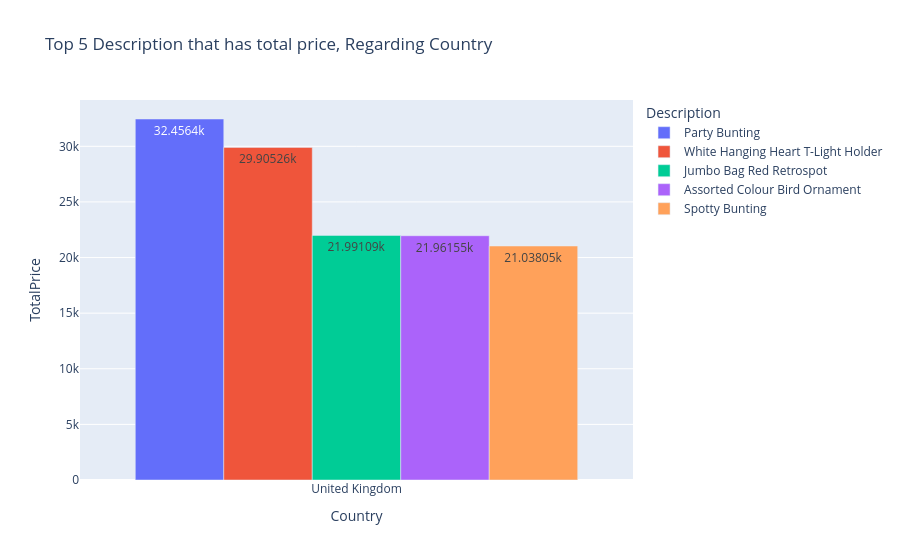

Notebook code cell kept with this figure:
### Code cell
df_grouped = df.groupby(['Country' , 'Description'])['TotalPrice'].sum().sort_values(ascending= False).head(5).reset_index()

px.bar(
    data_frame= df_grouped,
    x= 'Country',
    y= 'TotalPrice',
    color= 'Description',
    title= 'Top 5 Description that has total price, Regarding Country',
    barmode='group',
    text_auto=True
)

### Figure 1 — Plotly figure (JSON) as saved in the notebook; plotly's stock layout.template omitted (floating-point values rounded to 4 significant figures)
{"data": [{"alignmentgroup": "True", "hovertemplate": "Description=Party Bunting<br>Country=%{x}<br>TotalPrice=%{y}<extra></extra>", "legendgroup": "Party Bunting", "marker": {"color": "#636efa", "pattern": {"shape": ""}}, "name": "Party Bunting", "offsetgroup": "Party Bunting", "orientation": "v", "showlegend": true, "textposition": "auto", "texttemplate": "%{y}", "type": "bar", "x": ["United Kingdom"], "xaxis": "x", "y": [32460.0], "yaxis": "y"}, {"alignmentgroup": "True", "hovertemplate": "Description=White Hanging Heart T-Light Holder<br>Country=%{x}<br>TotalPrice=%{y}<extra></extra>", "legendgroup": "White Hanging Heart T-Light Holder", "marker": {"color": "#EF553B", "pattern": {"shape": ""}}, "name": "White Hanging Heart T-Light Holder", "offsetgroup": "White Hanging Heart T-Light Holder", "orientation": "v", "showlegend": true, "textposition": "auto", "texttemplate": "%{y}", "type": "bar", "x": ["United Kingdom"], "xaxis": "x", "y": [29910.0], "yaxis": "y"}, {"alignmentgroup": "True", "hovertemplate": "Description=Jumbo Bag Red Retrospot<br>Country=%{x}<br>TotalPrice=%{y}<extra></extra>", "legendgroup": "Jumbo Bag Red Retrospot", "marker": {"color": "#00cc96", "pattern": {"shape": ""}}, "name": "Jumbo Bag Red Retrospot", "offsetgroup": "Jumbo Bag Red Retrospot", "orientation": "v", "showlegend": true, "textposition": "auto", "texttemplate": "%{y}", "type": "bar", "x": ["United Kingdom"], "xaxis": "x", "y": [21990.0], "yaxis": "y"}, {"alignmentgroup": "True", "hovertemplate": "Description=Assorted Colour Bird Ornament<br>Country=%{x}<br>TotalPrice=%{y}<extra></extra>", "legendgroup": "Assorted Colour Bird Ornament", "marker": {"color": "#ab63fa", "pattern": {"shape": ""}}, "name": "Assorted Colour Bird Ornament", "offsetgroup": "Assorted Colour Bird Ornament", "orientation": "v", "showlegend": true, "textposition": "auto", "texttemplate": "%{y}", "type": "bar", "x": ["United Kingdom"], "xaxis": "x", "y": [21960.0], "yaxis": "y"}, {"alignmentgroup": "True", "hovertemplate": "Description=Spotty Bunting<br>Country=%{x}<br>TotalPrice=%{y}<extra></extra>", "legendgroup": "Spotty Bunting", "marker": {"color": "#FFA15A", "pattern": {"shape": ""}}, "name": "Spotty Bunting", "offsetgroup": "Spotty Bunting", "orientation": "v", "showlegend": true, "textposition": "auto", "texttemplate": "%{y}", "type": "bar", "x": ["United Kingdom"], "xaxis": "x", "y": [21040.0], "yaxis": "y"}], "layout": {"barmode": "group", "legend": {"title": {"text": "Description"}, "tracegroupgap": 0}, "title": {"text": "Top 5 Description that has total price, Regarding Country"}, "xaxis": {"anchor": "y", "domain": [0, 1], "title": {"text": "Country"}}, "yaxis": {"anchor": "x", "domain": [0, 1], "title": {"text": "TotalPrice"}}}}
